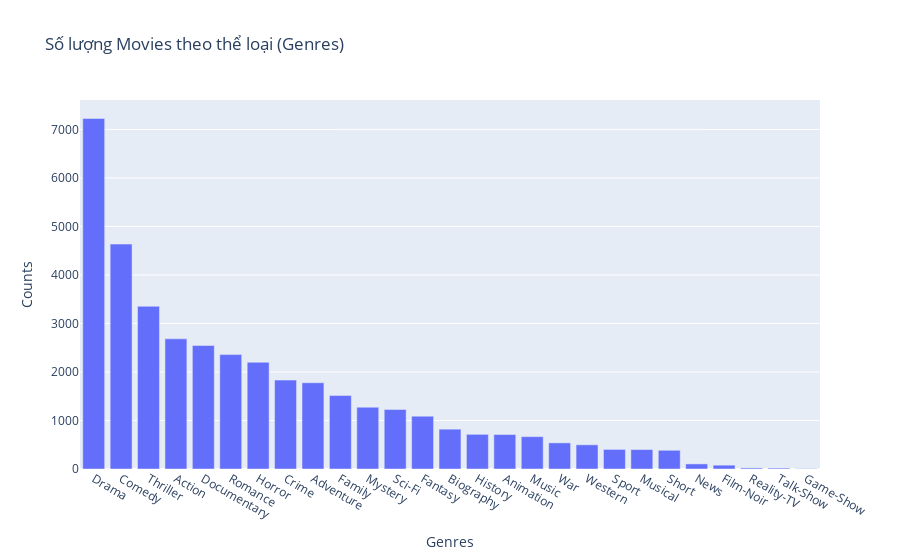

Notebook code for this chart:
### Markdown cell above
# 2

### Code cell
# Tách các thể loại phim (Genres) và đếm số lượng# Tách các thể loại phim (Genres) và đếm số lượng
genres_count = df['Genres'].str.split(',').explode().value_counts().reset_index(name='Counts')

# Vẽ biểu đồ Bar
fig = px.bar(genres_count, x='Genres', y='Counts', title='Số lượng Movies theo thể loại (Genres)', labels={'index':'Genres'})
fig.show()

### Figure 1 — Plotly figure (JSON) as saved in the notebook; plotly's stock layout.template omitted (floating-point values rounded to 4 significant figures)
{"data": [{"alignmentgroup": "True", "hovertemplate": "Genres=%{x}<br>Counts=%{y}<extra></extra>", "legendgroup": "", "marker": {"color": "#636efa", "pattern": {"shape": ""}}, "name": "", "offsetgroup": "", "orientation": "v", "showlegend": false, "textposition": "auto", "type": "bar", "x": ["Drama", "Comedy", "Thriller", "Action", "Documentary", "Romance", "Horror", "Crime", "Adventure", "Family", "Mystery", "Sci-Fi", "Fantasy", "Biography", "History", "Animation", "Music", "War", "Western", "Sport", "Musical", "Short", "News", "Film-Noir", "Reality-TV", "Talk-Show", "Game-Show"], "xaxis": "x", "y": [7227, 4637, 3354, 2683, 2546, 2359, 2201, 1833, 1778, 1514, 1274, 1228, 1089, 821, 715, 711, 667, 539, 499, 404, 401, 386, 105, 79, 22, 19, 7], "yaxis": "y"}], "layout": {"barmode": "relative", "legend": {"tracegroupgap": 0}, "title": {"text": "Số lượng Movies theo thể loại (Genres)"}, "xaxis": {"anchor": "y", "domain": [0, 1], "title": {"text": "Genres"}}, "yaxis": {"anchor": "x", "domain": [0, 1], "title": {"text": "Counts"}}}}
